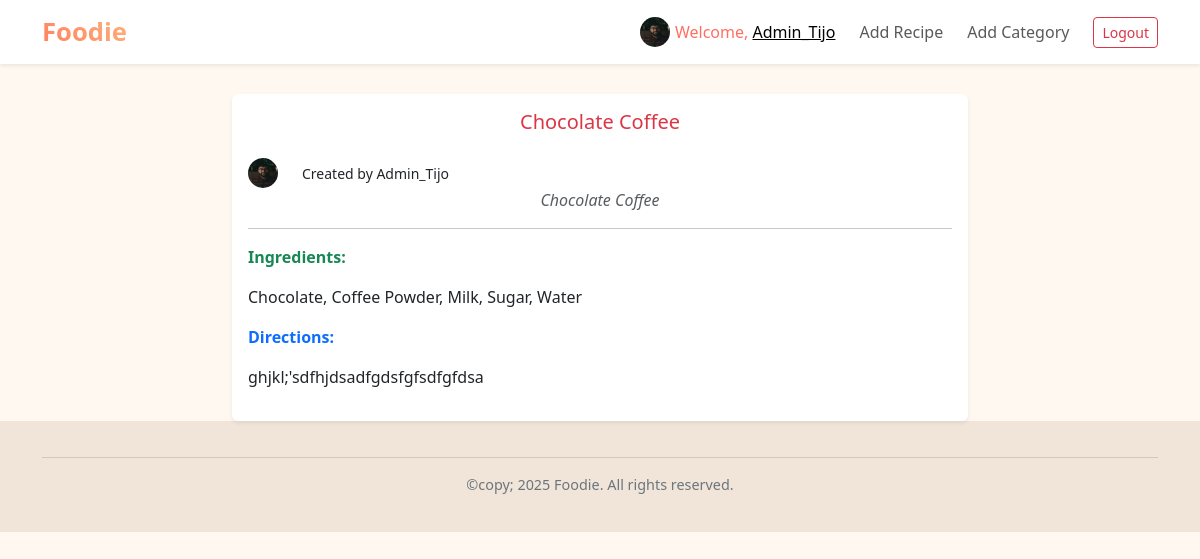
Page /recipes/1/ (signed in) on the committed database.
### accounts/models.py (models this page shows, shortened)
class UserProfile(models.Model):
    user = models.OneToOneField(
        User,
        on_delete=models.CASCADE,
        related_name='profile'
    )
    bio = models.TextField(blank=True, null=True)
    date_created = models.DateTimeField(auto_now_add=True)
    profile_photo = models.ImageField(
        upload_to='profile/',
        blank=True,
        null=True
    )

### recipes/models.py (models this page shows, shortened)
class Recipe(models.Model):
    name = models.CharField(max_length=100)
    description = models.TextField(null=True, blank=True)
    ingredients = models.TextField()
    directions = models.TextField()
    date_added = models.DateTimeField(auto_now_add=True, null=True, blank=True)
    category = models.ForeignKey(Category, on_delete=models.CASCADE)
    user = models.ForeignKey(User, on_delete=models.CASCADE, related_name='recipes', null=True, default=1)
    class Meta:
        ordering = ['date_added']

### recipes/views.py (the view)
# urls.py: path('<int:recipe_id>/', views.recipe, name='recipe_detail'),  # Detail page for a single recipe
def recipe(request, recipe_id):
    recipe = get_object_or_404(Recipe, pk=recipe_id)
    context = {
        'recipe': recipe
    }
    return render(request, 'recipes/recipe.html', context)

### recipes/templates/recipes/recipe.html
{% extends "base.html" %} {% block content %}
<div class="row justify-content-center">
  <div class="col-md-8">
    <div class="card shadow-sm border-0">
      <div class="card-body">
        <h5 class="card-title text-center text-danger">{{ recipe.name }}</h5>
        <div class="row align-items-center pt-3">
          <div class="col-auto">
            {% if recipe.user.profile.profile_photo %}
            <img
              src="{{ recipe.user.profile.profile_photo.url }}"
              alt="profile photo"
              class="rounded-circle"
              width="30"
              height="30"
            />
            {% endif %}
          </div>
          <div class="col-auto">
            <small>Created by {{ recipe.user.username }}</small>
          </div>
        </div>
        <p class="card-text text-muted text-center">
          <em>{{ recipe.description }}</em>
        </p>
        <hr />
        <p><strong class="text-success">Ingredients:</strong></p>
        <p>{{ recipe.ingredients }}</p>
        <p><strong class="text-primary">Directions:</strong></p>
        <p>{{ recipe.directions }}</p>
      </div>
    </div>
  </div>
</div>
{% endblock content %}

### templates/base.html (shortened to what this page needs)
{% load django_bootstrap5 %}
<!DOCTYPE html>
<html lang="en">
  <head>
    {% bootstrap_css %}
  </head>
  <body>
    <header>
      <nav
        class="navbar navbar-expand-lg navbar-light bg-white shadow-sm fixed-top"
      >
        <div class="container">
          <a class="navbar-brand" href="{% url 'foodie_app:index' %}">Foodie</a>
          <div class="collapse navbar-collapse" id="mainNav">
            <ul class="navbar-nav ms-auto">
              {% if user.is_authenticated %}
              <li class="nav-item d-flex align-items-center">
                {% if user.profile.profile_photo %}
                <img
                  src="{{ user.profile.profile_photo.url }}"
                  alt="profile photo"
                  style="
                    width: 30px;
                    height: 30px;
                    border-radius: 50%;
                    margin-right: 5px;
                  "
                />
                {% endif %}
              </li>
              <li class="nav-item d-flex align-items-center">
                <span class="navbar-text"
                  >Welcome,
                  <a href="{% url 'accounts:edit_user_profile' %}">
                    {{ user.username }}
                  </a></span
                >
              </li>
              <li class="nav-item">
                <a
                  class="nav-link"
                  href="{% url 'foodie_app:add_recipe_no_genre' %}"
                  >Add Recipe</a
                >
              </li>
              <li class="nav-item">
                <a class="nav-link" href="{% url 'foodie_app:add_category' %}"
                  >Add Category</a
                >
              </li>
              <li class="nav-item d-flex align-items-center">
                <form
                  method="post"
                  action="{% url 'accounts:logout' %}"
                  class="d-inline"
                >
                  <button type="submit" class="btn btn-outline-danger btn-sm">
                    Logout
                  </button>
                </form>
              </li>
              {% endif %}
            </ul>
          </div>
        </div>
      </nav>
    </header>
    <main class="container mt-4">
      {% block content %} {% endblock content %}
    </main>
    <footer>
      <div class="container">
        <hr />
        <p>©copy; 2025 Foodie. All rights reserved.</p>
      </div>
    </footer>
  </body>
</html>

### templates/base.html (style rules this page uses)
body { padding-top: 70px; background-color: #fff8f0; font-family: "Segoe UI", sans-serif; }
footer { background-color: #f0e5d8; padding: 20px 0; text-align: center; font-size: 0.9rem; color: #6c757d; }
.navbar-brand { font-weight: bold; font-size: 1.6rem; background: linear-gradient( 45deg, #ff7e5f, #feb47b ); -webkit-background-clip: text; -webkit-text-fill-color: transparent; }
.navbar-nav { display: flex; align-items: center; }
.navbar-text { font-weight: 500; color: #ff6f61; margin-right: 1rem; }
.nav-link { font-weight: 500; margin-right: 0.5rem; transition: color 0.3s ease; }
.btn-outline-danger { margin-left: 0.5rem; }

### rows in the picture
Recipe: name "Chocolate Coffee", user.profile.profile_photo (picture), user.username "Admin_Tijo", description "Chocolate Coffee", ingredients "Chocolate, Coffee Powder, Milk, Sugar, Water", directions "ghjkl;'sdfhjdsadfgdsfgfsdfgfdsa"

### other values in the picture
{{ user.username }} "Admin_Tijo"
